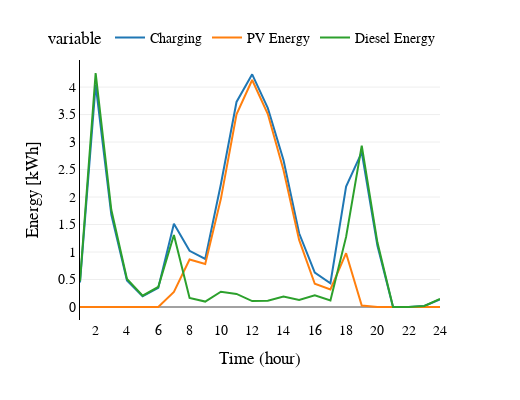

The notebook cell this image was saved under:
### Code cell
pv_disp = tabla_resultados.groupby(["hora"])['energia_carga_bateria','p_bat_pv',
                                             'p_bat_dg'].mean().reset_index()


pv_disp.columns=['hour','Charging', 'PV Energy',  'Diesel Energy']

graficar(tipo='linea',
         lista_campos=['Charging','PV Energy',  'Diesel Energy'],
         titulo="",
        df = pv_disp )

### Figure 1 — Plotly figure (JSON) as saved in the notebook; plotly's stock layout.template omitted (floating-point values rounded to 4 significant figures)
{"data": [{"hovertemplate": "variable=Charging<br>hour=%{x}<br>value=%{y}<extra></extra>", "legendgroup": "Charging", "line": {"color": "#1F77B4", "dash": "solid"}, "mode": "lines", "name": "Charging", "orientation": "v", "showlegend": true, "type": "scatter", "x": [1, 2, 3, 4, 5, 6, 7, 8, 9, 10, 11, 12, 13, 14, 15, 16, 17, 18, 19, 20, 21, 22, 23, 24], "xaxis": "x", "y": [0.4454, 4.043, 1.679, 0.4834, 0.1951, 0.3468, 1.516, 1.021, 0.8744, 2.232, 3.73, 4.232, 3.618, 2.674, 1.34, 0.6261, 0.4321, 2.19, 2.814, 1.118, 0, 0, 0.01847, 0.1395], "yaxis": "y"}, {"hovertemplate": "variable=PV Energy<br>hour=%{x}<br>value=%{y}<extra></extra>", "legendgroup": "PV Energy", "line": {"color": "#FF7F0E", "dash": "solid"}, "mode": "lines", "name": "PV Energy", "orientation": "v", "showlegend": true, "type": "scatter", "x": [1, 2, 3, 4, 5, 6, 7, 8, 9, 10, 11, 12, 13, 14, 15, 16, 17, 18, 19, 20, 21, 22, 23, 24], "xaxis": "x", "y": [0, 0, 0, 0, 0, 0.0008655, 0.2734, 0.8647, 0.7809, 1.967, 3.504, 4.129, 3.511, 2.492, 1.219, 0.422, 0.3189, 0.9788, 0.02542, 0, 0, 0, 0, 0], "yaxis": "y"}, {"hovertemplate": "variable=Diesel Energy<br>hour=%{x}<br>value=%{y}<extra></extra>", "legendgroup": "Diesel Energy", "line": {"color": "#2CA02C", "dash": "solid"}, "mode": "lines", "name": "Diesel Energy", "orientation": "v", "showlegend": true, "type": "scatter", "x": [1, 2, 3, 4, 5, 6, 7, 8, 9, 10, 11, 12, 13, 14, 15, 16, 17, 18, 19, 20, 21, 22, 23, 24], "xaxis": "x", "y": [0.4688, 4.256, 1.767, 0.5088, 0.2053, 0.3641, 1.308, 0.1645, 0.09841, 0.2788, 0.2374, 0.108, 0.113, 0.1925, 0.1275, 0.2148, 0.1191, 1.275, 2.935, 1.177, 0, 0, 0.01944, 0.1468], "yaxis": "y"}], "layout": {"font": {"color": "black", "family": "Times New Roman", "size": 14}, "height": 400, "legend": {"font": {"size": 14}, "orientation": "h", "title": {"text": "variable"}, "tracegroupgap": 0, "x": 1, "xanchor": "right", "y": 1.02, "yanchor": "bottom"}, "margin": {"t": 60}, "title": {"font": {"family": "Times New Roman"}}, "width": 520, "xaxis": {"anchor": "y", "domain": [0, 1], "linecolor": "black", "nticks": 15, "showline": false, "title": {"text": "Time (hour)"}}, "yaxis": {"anchor": "x", "domain": [0, 1], "linecolor": "black", "nticks": 10, "showline": true, "title": {"text": "Energy [kWh]"}}}}
